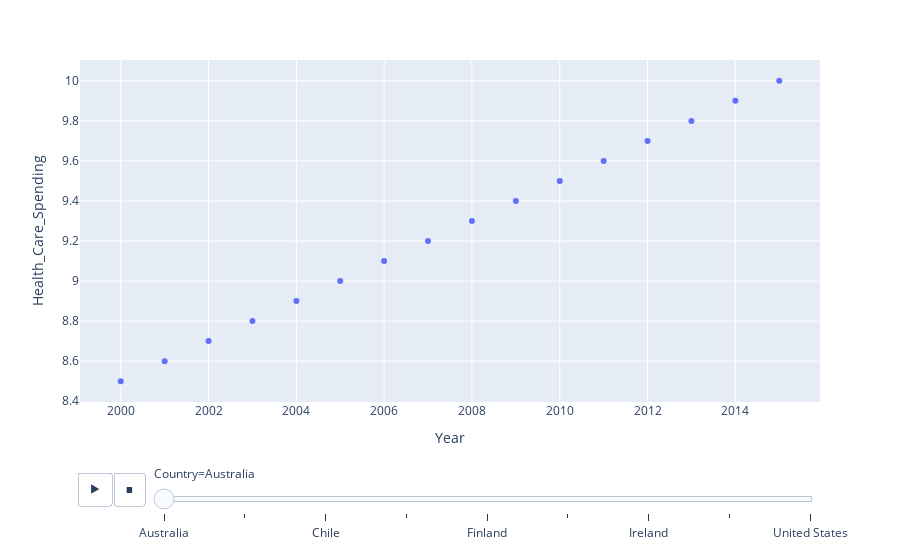

Write notebook code for a chart like this one.
### Code cell
fig = px.scatter(df, x='Year', y='Health_Care_Spending',
#    color = 'Country',
    hover_name = 'Country',
    animation_frame='Country'
    )

fig.show()

### Figure 1 — Plotly figure (JSON) as saved in the notebook; plotly's stock layout.template omitted (floating-point values rounded to 4 significant figures)
{"data": [{"hovertemplate": "<b>%{hovertext}</b><br><br>Country=Australia<br>Year=%{x}<br>Health_Care_Spending=%{y}<extra></extra>", "hovertext": ["Australia", "Australia", "Australia", "Australia", "Australia", "Australia", "Australia", "Australia", "Australia", "Australia", "Australia", "Australia", "Australia", "Australia", "Australia", "Australia"], "legendgroup": "", "marker": {"color": "#636efa", "symbol": "circle"}, "mode": "markers", "name": "", "orientation": "v", "showlegend": false, "type": "scatter", "x": [2000, 2001, 2002, 2003, 2004, 2005, 2006, 2007, 2008, 2009, 2010, 2011, 2012, 2013, 2014, 2015], "xaxis": "x", "y": [8.5, 8.6, 8.7, 8.8, 8.9, 9, 9.1, 9.2, 9.3, 9.4, 9.5, 9.6, 9.7, 9.8, 9.9, 10], "yaxis": "y"}], "layout": {"legend": {"tracegroupgap": 0}, "margin": {"t": 60}, "sliders": [{"active": 0, "currentvalue": {"prefix": "Country="}, "len": 0.9, "pad": {"b": 10, "t": 60}, "steps": [{"args": [["Australia"], {"frame": {"duration": 0, "redraw": false}, "fromcurrent": true, "mode": "immediate", "transition": {"duration": 0, "easing": "linear"}}], "label": "Australia", "method": "animate"}, {"args": [["Belgium"], {"frame": {"duration": 0, "redraw": false}, "fromcurrent": true, "mode": "immediate", "transition": {"duration": 0, "easing": "linear"}}], "label": "Belgium", "method": "animate"}, {"args": [["Chile"], {"frame": {"duration": 0, "redraw": false}, "fromcurrent": true, "mode": "immediate", "transition": {"duration": 0, "easing": "linear"}}], "label": "Chile", "method": "animate"}, {"args": [["Denmark"], {"frame": {"duration": 0, "redraw": false}, "fromcurrent": true, "mode": "immediate", "transition": {"duration": 0, "easing": "linear"}}], "label": "Denmark", "method": "animate"}, {"args": [["Finland"], {"frame": {"duration": 0, "redraw": false}, "fromcurrent": true, "mode": "immediate", "transition": {"duration": 0, "easing": "linear"}}], "label": "Finland", "method": "animate"}, {"args": [["Germany"], {"frame": {"duration": 0, "redraw": false}, "fromcurrent": true, "mode": "immediate", "transition": {"duration": 0, "easing": "linear"}}], "label": "Germany", "method": "animate"}, {"args": [["Ireland"], {"frame": {"duration": 0, "redraw": false}, "fromcurrent": true, "mode": "immediate", "transition": {"duration": 0, "easing": "linear"}}], "label": "Ireland", "method": "animate"}, {"args": [["Spain"], {"frame": {"duration": 0, "redraw": false}, "fromcurrent": true, "mode": "immediate", "transition": {"duration": 0, "easing": "linear"}}], "label": "Spain", "method": "animate"}, {"args": [["United States"], {"frame": {"duration": 0, "redraw": false}, "fromcurrent": true, "mode": "immediate", "transition": {"duration": 0, "easing": "linear"}}], "label": "United States", "method": "animate"}], "x": 0.1, "xanchor": "left", "y": 0, "yanchor": "top"}], "updatemenus": [{"buttons": [{"args": [null, {"frame": {"duration": 500, "redraw": false}, "fromcurrent": true, "mode": "immediate", "transition": {"duration": 500, "easing": "linear"}}], "label": "&#9654;", "method": "animate"}, {"args": [[null], {"frame": {"duration": 0, "redraw": false}, "fromcurrent": true, "mode": "immediate", "transition": {"duration": 0, "easing": "linear"}}], "label": "&#9724;", "method": "animate"}], "direction": "left", "pad": {"r": 10, "t": 70}, "showactive": false, "type": "buttons", "x": 0.1, "xanchor": "right", "y": 0, "yanchor": "top"}], "xaxis": {"anchor": "y", "domain": [0, 1], "title": {"text": "Year"}}, "yaxis": {"anchor": "x", "domain": [0, 1], "title": {"text": "Health_Care_Spending"}}}}
